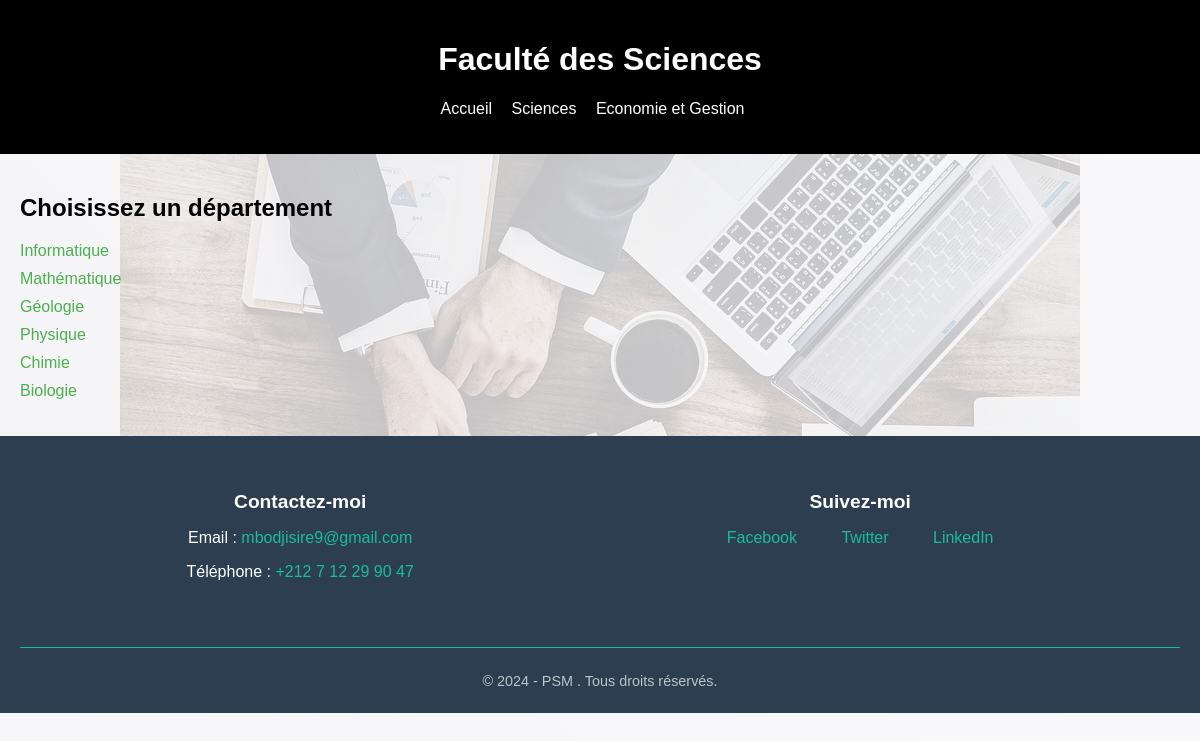
The page /scientifique/ on the database its author committed.
### etudiants/cours/models.py (models this page shows, shortened)
class Departement(models.Model):
    nom = models.CharField(max_length=100)
    FACULTE_CHOICES = [
        ('scientifique', 'Faculté des Sciences'),
        ('litteraire', 'Faculté des Economies'),
    ]
    faculte = models.CharField(max_length=15, choices=FACULTE_CHOICES)

### etudiants/cours/views.py (the view)
# urls.py: path('scientifique/', views.scientifique, name='scientifique'),
def scientifique(request):
    departements_scientifiques = Departement.objects.filter(faculte='scientifique')
    return render(request, 'scientifique.html', {'departements': departements_scientifiques})

### etudiants/cours/templates/scientifique.html (shortened to what this page needs)
<!DOCTYPE html>
<html lang="fr">
<head>
    {% load static %}
    <link rel="stylesheet" href="{% static 'css/styles.css' %}">
</head>
<body>
    <header>
        <h1>Faculté des Sciences</h1>
        <nav>
            <ul>
                <li><a href="{% url 'home' %}">Accueil</a></li>
                <li><a href="{% url 'scientifique' %}">Sciences</a></li>
                <li><a href="{% url 'litteraire' %}">Economie et Gestion</a></li>
            </ul>
        </nav>
    </header>
    <main>
        <section>
            <h2>Choisissez un département</h2>
            <ul>
                {% for departement in departements %}
                <li><a href="{% url 'departement' departement.nom %}">{{ departement.nom }}</a></li>
                {% endfor %}
            </ul>
        </section>
    </main>
    <footer class="footer">
        <div class="container">
            <div class="footer-content">
                <div class="contact-info">
                    <h4>Contactez-moi</h4>
                    <p>Email : <a href="mailto:ton-email@example.com">mbodjisire9@gmail.com</a></p>
                    <p>Téléphone : <a href="tel:+123456789">+212 7 12 29 90 47</a></p>
                </div>
                <div class="social-media">
                    <h4>Suivez-moi</h4>
                    <ul class="social-icons">
                        <li><a href="https://web.facebook.com/?_rdc=1&_rdr" target="_blank">Facebook</a></li>
                        <li><a href="https://x.com/home" target="_blank">Twitter</a></li>
                        <li><a href="https://www.linkedin.com/feed/" target="_blank">LinkedIn</a></li>
                    </ul>
                </div>
            </div>
            <div class="footer-bottom">
                <p>&copy; 2024 - PSM . Tous droits réservés.</p>
            </div>
        </div>
    </footer>
</body>
</html>

### etudiants/cours/static/css/styles.css (style rules this page uses)
body { font-family: Arial, sans-serif; margin: 0; padding: 0; }
header { background-color: black; padding: 20px; color: white; text-align: center; }
nav ul { list-style-type: none; padding: 0; }
nav ul li { display: inline; margin-right: 15px; }
nav ul li a { color: white; text-decoration: none; }
main { padding: 20px; }
h1, h2 { color: #333; }
ul { list-style-type: none; padding: 0; }
ul li { margin-bottom: 10px; }
ul li a { text-decoration: none; color: #4CAF50; }
footer { background-color: #2c3e50; color: white; padding: 20px; text-align: center; }
.footer-content { display: flex; justify-content: space-between; padding: 20px; }
.footer-bottom { border-top: 1px solid #34495e; padding-top: 10px; font-size: 0.9em; color: #bdc3c7; }

### etudiants/cours/templates/scientifique.html (style rules this page uses)
body { font-family: Arial, sans-serif; margin: 0; padding: 0; background: linear-gradient(45deg, rgba(241, 240, 243, 0.8), rgba(248, 248, 250, 0.8)), url('/static/images/etude.jpg') no-repeat center center fixed; }
header { background-color: black; padding: 20px; color: white; text-align: center; }
nav ul { list-style-type: none; padding: 0; }
nav ul li { display: inline; margin-right: 15px; }
nav ul li a { color: white; text-decoration: none; }
main { padding: 20px; }
h1 { color: white; }
h2 { color: black; }
ul { list-style-type: none; padding: 0; }
ul li { margin-bottom: 10px; }
ul li a { text-decoration: none; color: #4CAF50; }
.footer { background-color: #2c3e50; color: white; padding: 10px 0; text-align: center; }
.footer h4 { font-size: 1.2em; margin-bottom: 15px; }
.footer .container { max-width: 1200px; margin: 0 auto; padding: 0 20px; }
.footer-content { display: flex; justify-content: space-around; flex-wrap: wrap; }
.contact-info, .social-media { margin-bottom: 20px; }
.footer a { color: #1abc9c; text-decoration: none; }
.social-icons { list-style: none; padding: 0; }
.social-icons li { display: inline; margin: 0 20px; }
.footer-bottom { border-top: 1px solid #1abc9c; padding-top: 10px; margin-top: 10px; }

### rows shown on the page
Departement: nom "Informatique"
Departement: nom "Mathématique"
Departement: nom "Géologie"
Departement: nom "Physique"
Departement: nom "Chimie"
Departement: nom "Biologie"
